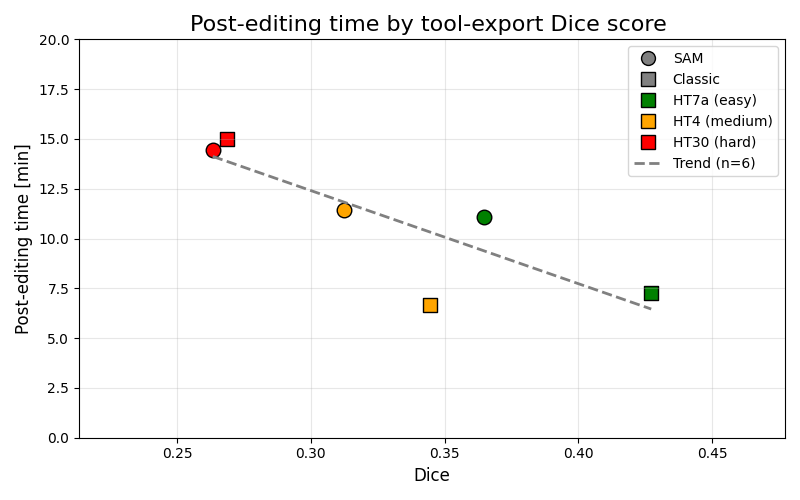

The Python source for this figure:
from pathlib import Path

import matplotlib.pyplot as plt
from matplotlib.lines import Line2D
import numpy as np
import pandas as pd

WD = Path(__file__).resolve().parent

palette = {"HT7a": "green", "HT4": "orange", "HT30": "red"}
tablet_order = ["HT7a", "HT4", "HT30"]
method_markers = {"SAM": "o", "Classic": "s"}

dice_df = pd.read_csv(WD / "dice_scores.csv")
dice_df[["tablet", "method"]] = dice_df["tool_output"].str.rsplit(" ", n=1, expand=True)
dice_df = dice_df[dice_df["method"].isin(["SAM", "Classic"])].copy()

workflow_df = pd.read_csv(WD / "workflow.csv")
workflow_df = workflow_df[workflow_df["method"].isin(["SAM", "classic"])].copy()
workflow_df["method"] = workflow_df["method"].replace({"classic": "Classic"})
workflow_df["post_edit_time_minutes"] = pd.to_timedelta(workflow_df["time2"]).dt.total_seconds() / 60

plot_df = dice_df.merge(
    workflow_df[["tablet", "method", "post_edit_time_minutes"]],
    on=["tablet", "method"],
)

fig, ax = plt.subplots(figsize=(8, 5))

for tablet in tablet_order:
    for method, marker in method_markers.items():
        row = plot_df[(plot_df["tablet"] == tablet) & (plot_df["method"] == method)].iloc[0]
        ax.scatter(
            row["dice"],
            row["post_edit_time_minutes"],
            color=palette[tablet],
            edgecolor="black",
            marker=marker,
            s=110,
        )


# Add linear regression line trend (note: not a real regression due to small sample)
z = np.polyfit(plot_df["dice"], plot_df["post_edit_time_minutes"], 1)
p = np.poly1d(z)
x_line = np.linspace(plot_df["dice"].min(), plot_df["dice"].max(), 100)
ax.plot(x_line, p(x_line), linestyle="--", color="gray", linewidth=2)

legend_elements = [
    Line2D([0], [0], marker="o", color="w", label="SAM", markerfacecolor="gray", markersize=10, markeredgecolor="black"),
    Line2D([0], [0], marker="s", color="w", label="Classic", markerfacecolor="gray", markersize=10, markeredgecolor="black"),
    Line2D([0], [0], marker="s",color="w", label="HT7a (easy)", markerfacecolor=palette["HT7a"], markersize=10, markeredgecolor="black"),
    Line2D([0], [0], marker="s", color="w", label="HT4 (medium)", markerfacecolor=palette["HT4"], markersize=10, markeredgecolor="black"),
    Line2D([0], [0], marker="s", color="w", label="HT30 (hard)", markerfacecolor=palette["HT30"], markersize=10, markeredgecolor="black"),
    Line2D([0], [0], color="gray", linestyle="--", linewidth=2, label=f"Trend (n={len(plot_df)})"),
]
ax.legend(handles=legend_elements, fontsize=10, title_fontsize=12)



ax.set_xlabel("Dice",fontsize=12)
ax.set_ylabel("Post-editing time [min]",fontsize=12)
ax.set_title("Post-editing time by tool-export Dice score ",fontsize=16)
ax.set_ylim(0, plot_df["post_edit_time_minutes"].max() + 5)
ax.set_xlim(plot_df["dice"].min() - 0.05, plot_df["dice"].max() + 0.05)
ax.grid(alpha=0.3)
fig.tight_layout()
plt.show()
